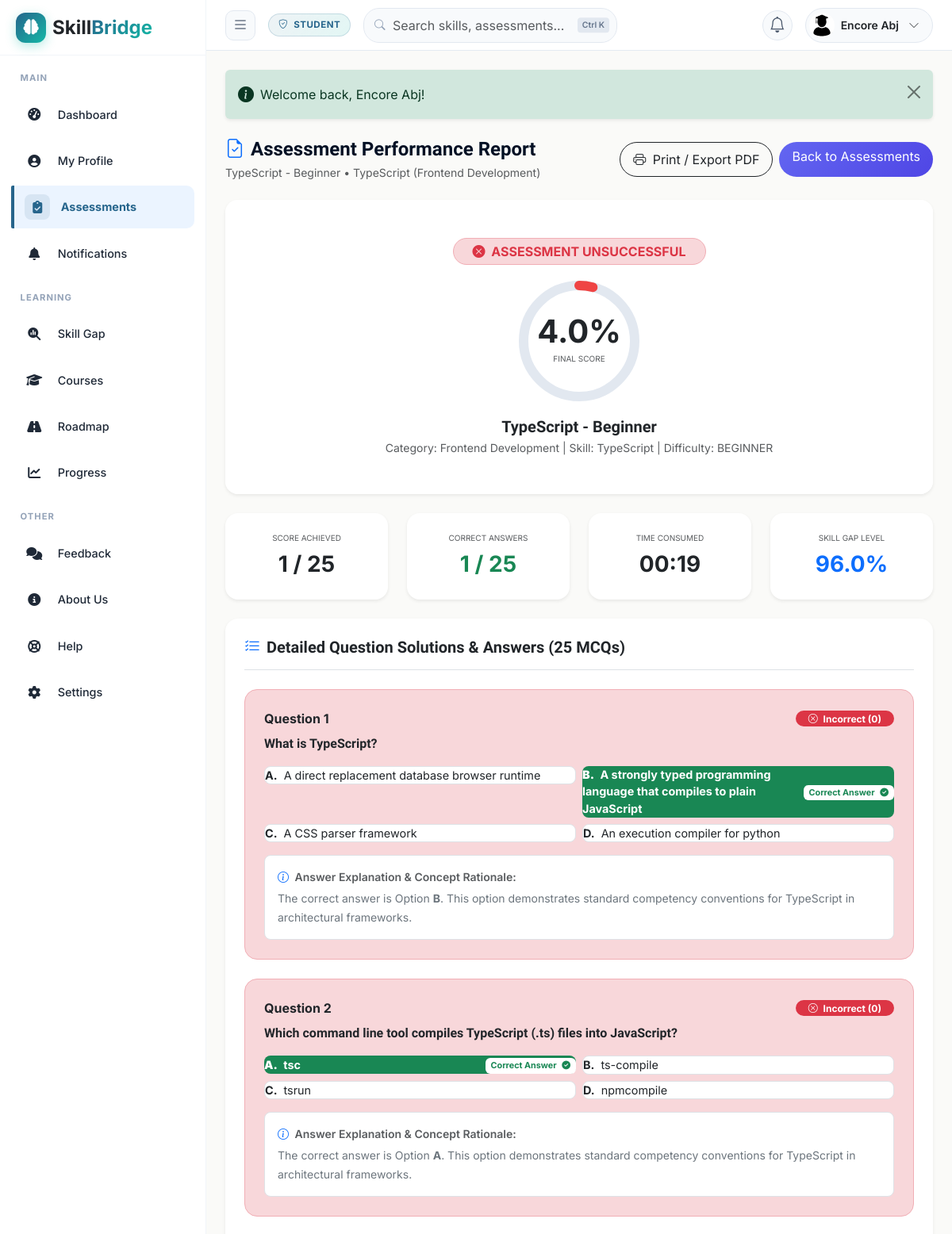
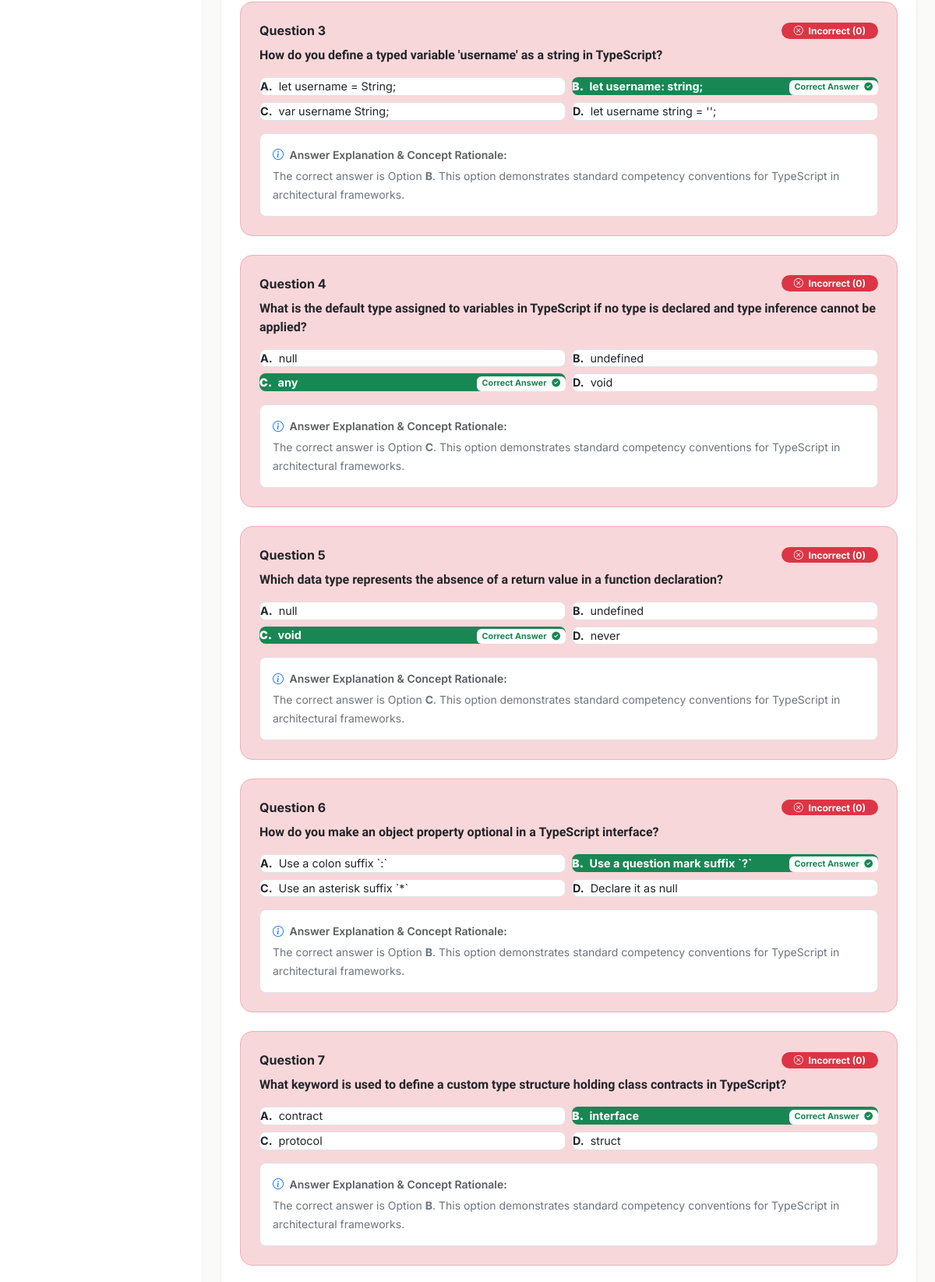
/student/assessment-result.php?result_id=4 (signed in, upper part), run on the app's committed database (2 pictures, top to bottom).
### tables this page shows
CREATE TABLE `assessment_results` (
  `id` int(11) NOT NULL,
  `student_id` int(11) NOT NULL,
  `assessment_id` int(11) NOT NULL,
  `total_questions` int(11) NOT NULL DEFAULT 10,
  `correct_answers` int(11) NOT NULL DEFAULT 0,
  `score_obtained` decimal(5,2) NOT NULL DEFAULT 0.00,
  `score_percentage` decimal(5,2) NOT NULL DEFAULT 0.00,
  `status` enum('pass','fail') NOT NULL DEFAULT 'fail',
  `time_taken_seconds` int(11) NOT NULL DEFAULT 0,
  `completed_at` datetime DEFAULT current_timestamp()
);

CREATE TABLE `assessments` (
  `id` int(11) NOT NULL,
  `title` varchar(150) NOT NULL,
  `description` text DEFAULT NULL,
  `skill_id` int(11) NOT NULL,
  `created_by_faculty_id` int(11) NOT NULL,
  `duration_minutes` int(11) NOT NULL DEFAULT 30,
  `passing_marks` int(11) NOT NULL DEFAULT 6,
  `total_marks` int(11) NOT NULL DEFAULT 10,
  `difficulty_level` enum('beginner','intermediate','advanced','professional','expert') NOT NULL DEFAULT 'beginner',
  `status` enum('draft','active','archived') NOT NULL DEFAULT 'active',
  `created_at` datetime DEFAULT current_timestamp(),
  `question_bank_id` int(11) DEFAULT NULL
);

CREATE TABLE `student_answers` (
  `id` int(11) NOT NULL,
  `result_id` int(11) NOT NULL,
  `question_id` int(11) NOT NULL,
  `selected_option` enum('A','B','C','D') DEFAULT NULL,
  `is_correct` tinyint(1) NOT NULL DEFAULT 0,
  `marks_obtained` int(11) NOT NULL DEFAULT 0
);

CREATE TABLE `questions` (
  `id` int(11) NOT NULL,
  `question_bank_id` int(11) NOT NULL,
  `question_text` text NOT NULL,
  `option_a` text NOT NULL,
  `option_b` text NOT NULL,
  `option_c` text NOT NULL,
  `option_d` text NOT NULL,
  `correct_option` enum('A','B','C','D') NOT NULL,
  `marks` int(11) NOT NULL DEFAULT 1,
  `created_at` datetime DEFAULT current_timestamp()
);

### student/assessment-result.php (the view, shortened to what the rows shown need)
<?php
require_once __DIR__ . '/../config/database.php';
require_once __DIR__ . '/../includes/functions.php';
$studentId = $_SESSION['profile_id'];
$resultId = (int)($_GET['result_id'] ?? $_GET['id'] ?? 0);
$db = Database::getInstance();
$result = null;
if ($resultId > 0) {
    $result = $db->fetch(
        "SELECT ar.*, a.title as assessment_title, a.passing_marks, a.total_marks, a.difficulty_level,
                COALESCE(s.name, 'General Technical') as skill_name,
                COALESCE(s.category, 'Technical') as skill_category
         FROM assessment_results ar
         LEFT JOIN assessments a ON ar.assessment_id = a.id
         LEFT JOIN skills s ON a.skill_id = s.id
         WHERE ar.id = ? AND ar.student_id = ?",
        [$resultId, $studentId]
    );
}
    ?>
    <?php
$answers = $db->fetchAll(
    "SELECT sa.*, q.question_text, q.option_a, q.option_b, q.option_c, q.option_d, q.correct_option, q.marks
     FROM student_answers sa
     JOIN questions q ON sa.question_id = q.id
     WHERE sa.result_id = ?
     ORDER BY q.id ASC",
    [$result['id']]
);
$gapMetrics = calculate_skill_gap((float)$result['score_percentage']);
$relatedCourse = $db->fetch(
    "SELECT sp.status, sp.progress_percentage
     FROM student_progress sp
     JOIN course_skills cs ON sp.course_id = cs.course_id
     JOIN assessments a ON cs.skill_id = a.skill_id
     WHERE a.id = ? AND sp.student_id = ? AND cs.course_id IN (SELECT id FROM courses WHERE status = 'active')",
    [$result['assessment_id'], $studentId]
);
$isCourseCompleted = true;
$isEligibleForCertificate = ($result['score_percentage'] >= 75.0) && $isCourseCompleted && !is_suspended();
$timeTakenSeconds = (int)($result['time_taken_seconds'] ?? 0);
$timeMins = (int)floor($timeTakenSeconds / 60);
$timeSecs = $timeTakenSeconds % 60;
$timeFormatted = sprintf('%02d:%02d', $timeMins, $timeSecs);
include __DIR__ . '/../includes/header.php';
?>
<div class="d-flex flex-column flex-md-row justify-content-between align-items-md-center gap-3 mb-4 no-print">
    <div>
        <h3 class="fw-bold mb-1"><i class="bi bi-file-earmark-check text-primary me-2"></i>Assessment Performance Report</h3>
        <p class="text-muted small mb-0"><?= htmlspecialchars($result['assessment_title']) ?> &bull; <?= htmlspecialchars($result['skill_name']) ?> (<?= htmlspecialchars($result['skill_category']) ?>)</p>
    </div>
</div>
<div class="card border-0 shadow-sm rounded-4 mb-4 overflow-hidden">
    <div class="card-body p-4 p-md-5 text-center bg-white position-relative">
        <div class="mb-3">
            <?php if ($result['status'] === 'pass'): ?>
                <span class="badge bg-success-subtle text-success border border-success-subtle rounded-pill px-4 py-2 text-uppercase fs-6">
                    <i class="bi bi-check-circle-fill me-1"></i> Passed Assessment
                </span>
            <?php else: ?>
                <span class="badge bg-danger-subtle text-danger border border-danger-subtle rounded-pill px-4 py-2 text-uppercase fs-6">
                </span>
            <?php endif; ?>
        </div>
        <div class="d-flex justify-content-center align-items-center mb-3">
            <div style="width: 160px; height: 160px; position: relative;">
                <div class="position-absolute top-50 start-50 translate-middle text-center">
                    <span class="display-6 fw-bold text-dark d-block" style="line-height:1;"><?= number_format($result['score_percentage'], 1) ?>%</span>
                    <span class="text-muted small text-uppercase" style="font-size:10px;">Final Score</span>
                </div>
            </div>
        </div>
        <h4 class="fw-bold text-dark mb-1"><?= htmlspecialchars($result['assessment_title']) ?></h4>
        <p class="text-muted small mb-0">Category: <?= htmlspecialchars($result['skill_category']) ?> | Skill: <?= htmlspecialchars($result['skill_name']) ?> | Difficulty: <?= htmlspecialchars(strtoupper($result['difficulty_level'] ?? 'intermediate')) ?></p>
    </div>
</div>
<div class="row g-4 mb-4">
    <div class="col-6 col-md-3">
        <div class="card border-0 shadow-sm rounded-4 p-4 text-center h-100 bg-white">
            <div class="text-muted small text-uppercase mb-1" style="font-size:10px;">Score Achieved</div>
            <div class="fs-3 fw-bold text-dark"><?= number_format($result['score_obtained'], 0) ?> / <?= $result['total_questions'] ?></div>
        </div>
    </div>
    <div class="col-6 col-md-3">
        <div class="card border-0 shadow-sm rounded-4 p-4 text-center h-100 bg-white">
            <div class="text-muted small text-uppercase mb-1" style="font-size:10px;">Correct Answers</div>
            <div class="fs-3 fw-bold text-success"><?= $result['correct_answers'] ?> / <?= $result['total_questions'] ?></div>
        </div>
    </div>
    <div class="col-6 col-md-3">
        <div class="card border-0 shadow-sm rounded-4 p-4 text-center h-100 bg-white">
            <div class="text-muted small text-uppercase mb-1" style="font-size:10px;">Time Consumed</div>
            <div class="fs-3 fw-bold text-dark"><?= $timeFormatted ?></div>
        </div>
    </div>
    <div class="col-6 col-md-3">
        <div class="card border-0 shadow-sm rounded-4 p-4 text-center h-100 bg-white">
            <div class="text-muted small text-uppercase mb-1" style="font-size:10px;">Skill Gap Level</div>
            <div class="fs-3 fw-bold text-primary"><?= number_format($gapMetrics['gap_percentage'], 1) ?>%</div>
        </div>
    </div>
</div>
<?php if ($isEligibleForCertificate): ?>
<div class="card border-0 shadow-sm rounded-4 p-4 p-md-5 mb-4 bg-white text-center" id="resultsCertificateCard">
    <div class="border border-warning border-3 p-4 p-md-5 rounded-4 bg-light">
        <div class="text-warning text-uppercase fw-bold tracking-wider mb-2" style="letter-spacing: 2px;">
            <i class="fa-solid fa-award me-1"></i> Certificate of Skill Attainment
        </div>
        <div class="text-muted small mb-4">This document certifies verified technical competency alignment</div>
        <div class="text-muted small mb-1">Proudly Presented To</div>
        <h2 class="fw-extrabold text-dark display-6 mb-4"><?= htmlspecialchars($_SESSION['full_name'] ?? 'Student Architect') ?></h2>
        <div class="text-muted small mb-1">For Successfully Completing the Skill Challenge in</div>
        <h4 class="fw-bold text-primary mb-4"><?= htmlspecialchars($result['assessment_title']) ?> (Score: <?= number_format($result['score_percentage'], 1) ?>%)</h4>
        <div class="text-muted small mb-4">Issued on <?= date('F d, Y', strtotime($result['completed_at'])) ?> &bull; Verification Identifier: sb-<?= md5($result['id'] . $result['completed_at']) ?></div>
        <div class="d-flex justify-content-between align-items-end mt-5 pt-3 border-top">
            <div class="text-start">
                <div class="fw-bold text-dark small">SkillBridge Proctoring Unit</div>
                <div class="text-muted style-italic" style="font-size:10px;">Verified System Engine</div>
            </div>
            <div class="fs-2 text-warning"><i class="fa-solid fa-stamp"></i></div>
            <div class="text-end">
                <div class="fw-bold text-dark small">Principal Assessment Officer</div>
                <div class="text-muted style-italic" style="font-size:10px;">Skill Gap System</div>
            </div>
        </div>
    </div>
    <div class="mt-3 no-print">
        <button onclick="window.print()" class="btn btn-outline-warning text-dark rounded-pill px-4 fw-semibold">
            <i class="fa-solid fa-print me-1"></i> Print Competency Certificate
        </button>
    </div>
</div>
<?php elseif (is_suspended() && ($result['score_percentage'] >= 75.0) && $isCourseCompleted): ?>
<div class="card border-0 shadow-sm rounded-4 p-4 p-md-5 mb-4 bg-white text-center">
    <div class="border border-danger border-3 p-4 p-md-5 rounded-4 bg-light">
        <div class="text-danger text-uppercase fw-bold tracking-wider mb-2" style="letter-spacing: 2px;">
            <i class="fa-solid fa-lock me-1"></i> Certificate Locked
        </div>
        <div class="text-muted small">Your competency certificate is temporarily locked because your account has been suspended. Please contact the administrator for further assistance.</div>
    </div>
</div>
<?php endif; ?>
<div class="card border-0 shadow-sm rounded-4 p-4 mb-4 bg-white">
    <div class="d-flex flex-column gap-4">
        <?php foreach ($answers as $idx => $ans):
            $qNum = $idx + 1;
            $isCorrect = (bool)$ans['is_correct'];
            $selected = $ans['selected_option'] ?? 'N/A';
            $correct = $ans['correct_option'];
        ?>
            <div class="p-4 rounded-4 border <?= $isCorrect ? 'border-success-subtle bg-success-subtle bg-opacity-10' : 'border-danger-subtle bg-danger-subtle bg-opacity-10' ?>">
                <div class="d-flex justify-content-between align-items-center mb-2">
                    <span class="fw-bold text-dark">Question <?= $qNum ?></span>
                    <?php if ($isCorrect): ?>
                        <span class="badge bg-success text-white rounded-pill px-3 py-1"><i class="bi bi-check-circle me-1"></i> Correct (+1)</span>
                    <?php else: ?>
                        <span class="badge bg-danger text-white rounded-pill px-3 py-1"><i class="bi bi-x-circle me-1"></i> Incorrect (0)</span>
                    <?php endif; ?>
                </div>
                <h6 class="fw-bold text-dark mb-3" style="line-height: 1.5;"><?= htmlspecialchars($ans['question_text']) ?></h6>
                <div class="row g-2 mb-3">
                    <?php foreach (['A' => $ans['option_a'], 'B' => $ans['option_b'], 'C' => $ans['option_c'], 'D' => $ans['option_d']] as $optKey => $optVal): ?>
                        <?php if (!empty($optVal)):
                            $isUserChoice = ($selected === $optKey);
                            $isCorrectChoice = ($correct === $optKey);
                            $btnClass = "border bg-white text-dark";
                            if ($isCorrectChoice) {
                                $btnClass = "border-success bg-success text-white fw-bold";
                            } elseif ($isUserChoice && !$isCorrect) {
                                $btnClass = "border-danger bg-danger text-white fw-bold";
                            }
                        ?>
                            <div class="col-12 col-md-6">
                                <div class="p-2.5 rounded-3 <?= $btnClass ?> d-flex align-items-center justify-content-between" style="font-size:0.9rem;">
                                    <div>
                                        <strong class="me-1"><?= $optKey ?>.</strong> <?= htmlspecialchars($optVal) ?>
                                    </div>
                                    <div>
                                         <?php if ($isUserChoice && $isCorrectChoice): ?>
                                             <span class="badge bg-white text-success ms-2">Your Answer <i class="fa-solid fa-circle-check ms-1"></i></span>
                                         <?php elseif ($isUserChoice && !$isCorrectChoice): ?>
                                             <span class="badge bg-white text-danger ms-2">Your Choice <i class="fa-solid fa-circle-xmark ms-1"></i></span>
                                         <?php elseif ($isCorrectChoice): ?>
                                             <span class="badge bg-white text-success ms-2">Correct Answer <i class="fa-solid fa-circle-check ms-1"></i></span>
                                         <?php endif; ?>
                                    </div>
                                </div>
                            </div>
                        <?php endif; ?>
                    <?php endforeach; ?>
                </div>
                <div class="p-3 bg-white rounded-3 border">
                    <small class="text-muted d-block fw-semibold mb-1"><i class="bi bi-info-circle text-primary me-1"></i> Answer Explanation & Concept Rationale:</small>
                    <small class="text-secondary">
                        The correct answer is Option <strong><?= $correct ?></strong>. This option demonstrates standard competency conventions for <?= htmlspecialchars($result['skill_name']) ?> in architectural frameworks.
                    </small>
                </div>
            </div>
        <?php endforeach; ?>
    </div>
</div>
<?php include __DIR__ . '/../includes/footer.php'; ?>

### data on the page
assessment_results: assessment.title "TypeScript - Beginner", score_percentage "4.0", assessment.difficulty_level "BEGINNER", score_obtained "1", total_questions "25", correct_answers "1", time_taken_seconds "00:19", score_percentage "96.0"
student_answers: qNum "1", is_correct 0 (drawn), question.question_text "What is TypeScript?", optKey "A", question.option_a "A direct replacement database browser runtime", optKey "B", question.option_b "A strongly typed programming language that compiles to plain JavaScript", optKey "C", question.option_c "A CSS parser framework", optKey "D", question.option_d "An execution compiler for python", question.correct_option "B", skill_name "TypeScript"
student_answers: qNum "2", is_correct 0 (drawn), question.question_text "Which command line tool compiles TypeScript (.ts) files into JavaScript?", optKey "A", question.option_a "tsc", optKey "B", question.option_b "ts-compile", optKey "C", question.option_c "tsrun", optKey "D", question.option_d "npmcompile", question.correct_option "A", skill_name "TypeScript"
student_answers: qNum "3", is_correct 0 (drawn), question.question_text "How do you define a typed variable 'username' as a string in TypeScript?", optKey "A", question.option_a "let username = String;", optKey "B", question.option_b "let username: string;", optKey "C", question.option_c "var username String;", optKey "D", question.option_d "let username string = '';", question.correct_option "B", skill_name "TypeScript"
student_answers: qNum "4", is_correct 0 (drawn), question.question_text "What is the default type assigned to variables in TypeScript if no type is declared and type inference cannot be applied?", optKey "A", question.option_a "null", optKey "B", question.option_b "undefined", optKey "C", question.option_c "any", optKey "D", question.option_d "void", question.correct_option "C", skill_name "TypeScript"
student_answers: qNum "5", is_correct 0 (drawn), question.question_text "Which data type represents the absence of a return value in a function declaration?", optKey "A", question.option_a "null", optKey "B", question.option_b "undefined", optKey "C", question.option_c "void", optKey "D", question.option_d "never", question.correct_option "C", skill_name "TypeScript"
student_answers: qNum "6", is_correct 0 (drawn), question.question_text "How do you make an object property optional in a TypeScript interface?", optKey "A", question.option_a "Use a colon suffix `:`", optKey "B", question.option_b "Use a question mark suffix `?`", optKey "C", question.option_c "Use an asterisk suffix `*`", optKey "D", question.option_d "Declare it as null", question.correct_option "B", skill_name "TypeScript"
student_answers: qNum "7", is_correct 0 (drawn), question.question_text "What keyword is used to define a custom type structure holding class contracts in TypeScript?", optKey "A", question.option_a "contract", optKey "B", question.option_b "interface", optKey "C", question.option_c "protocol", optKey "D", question.option_d "struct", question.correct_option "B", skill_name "TypeScript"

### other printed values
$userRole "STUDENT"
$fullName "Encore Abj"
$flash['message'] "Welcome back, Encore Abj!"
$result['skill_name'] "TypeScript"
$result['skill_category'] "Frontend Development"
count($answers) "25"
